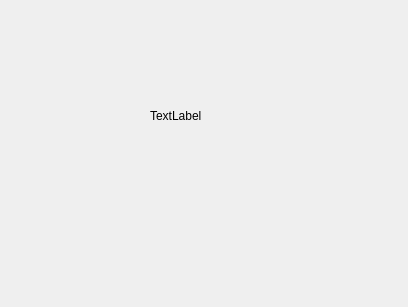
<?xml version="1.0" encoding="UTF-8"?>
<ui version="4.0">
 <class>cashconfirm</class>
 <widget class="QWidget" name="cashconfirm">
  <property name="geometry">
   <rect>
    <x>0</x>
    <y>0</y>
    <width>408</width>
    <height>307</height>
   </rect>
  </property>
  <property name="windowTitle">
   <string>Form</string>
  </property>
  <widget class="QLabel" name="label">
   <property name="geometry">
    <rect>
     <x>150</x>
     <y>110</y>
     <width>54</width>
     <height>12</height>
    </rect>
   </property>
   <property name="text">
    <string>TextLabel</string>
   </property>
  </widget>
 </widget>
 <resources/>
 <connections/>
</ui>
